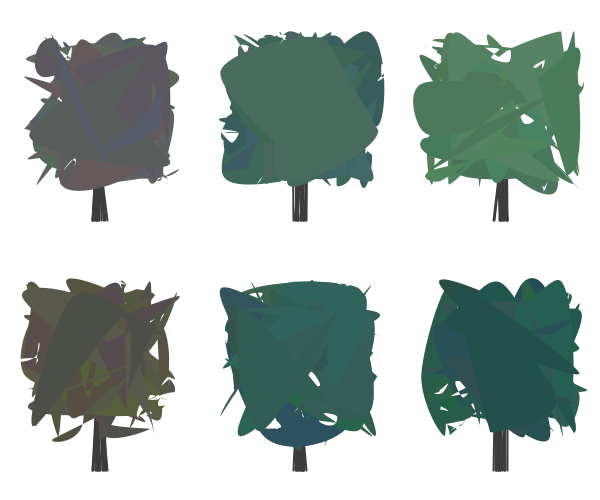
Frame 1 (no input)
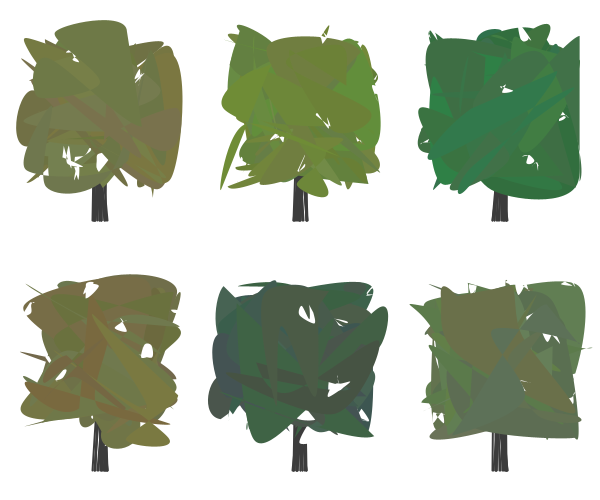
Frame 2 (the mouse pressed at the canvas centre, redrawn once)

The Processing sketch that drew these frames (run headless with seeded random() and noise(); the mouse was pressed at the canvas centre and the sketch redrawn once):

// Processing sketch: processing_182284
// ── processing_182284.pde

/* Blob Trees
 * http://www.openprocessing.org/user/45793
 * Nellie Robinson (narobins) */

PVector spacing;

void setup() {
  size(600, 500);
  noLoop();
  noStroke();
  spacing = new PVector(200, 250);
}

void draw() {
  background(255);
  for (float i = spacing.x/2; i < width; i += spacing.x) {
    for (float j = spacing.y/2; j < height; j += spacing.y) {
      square_blob_tree(new PVector(i, j));
    }
  }
}

void square_blob_tree(PVector base) {
 float rad = 80;
 float trunk_length = 30; 
 base.y -= trunk_length / 2;
 float trunk_width = 8;
 color leaves = color(random(40, 120), random(80, 140), random(60, 100));
 stroke(60);
 strokeWeight(2);
 blob_trunk(base, new PVector(trunk_width, trunk_length + rad));
 fill(leaves);
 noStroke();
 for (int i = 0; i < 20; i++) {
   fill((leaves >> 16 & 0xFF) + random(-10, 10), 
       (leaves >> 8 & 0xFF) + random(-10, 10), 
       (leaves & 0xFF) + random(-10, 10));
   square_blob(base, rad);
   fill(255);
   square_blob(new PVector(base.x + random(-rad, rad), base.y + random(-rad, rad)),
               random(rad/16, rad/6));
 }
}

void square_blob(PVector c, float rad) {
  beginShape();
  for (int i = 0; i < 8; i++) {
    curveVertex(c.x + random(-rad, rad),  c.y + random(-rad, rad)); 
  }
  endShape(CLOSE); 
}

void blob_trunk(PVector start, PVector size) {
  for (int i = 0; i < 20; i++) {
   line(start.x + random(-size.x, size.x),
       start.y,
       start.x + random(-size.x, size.x),
       start.y + size.y);
  }
}

void mousePressed() {
 redraw(); 
}
